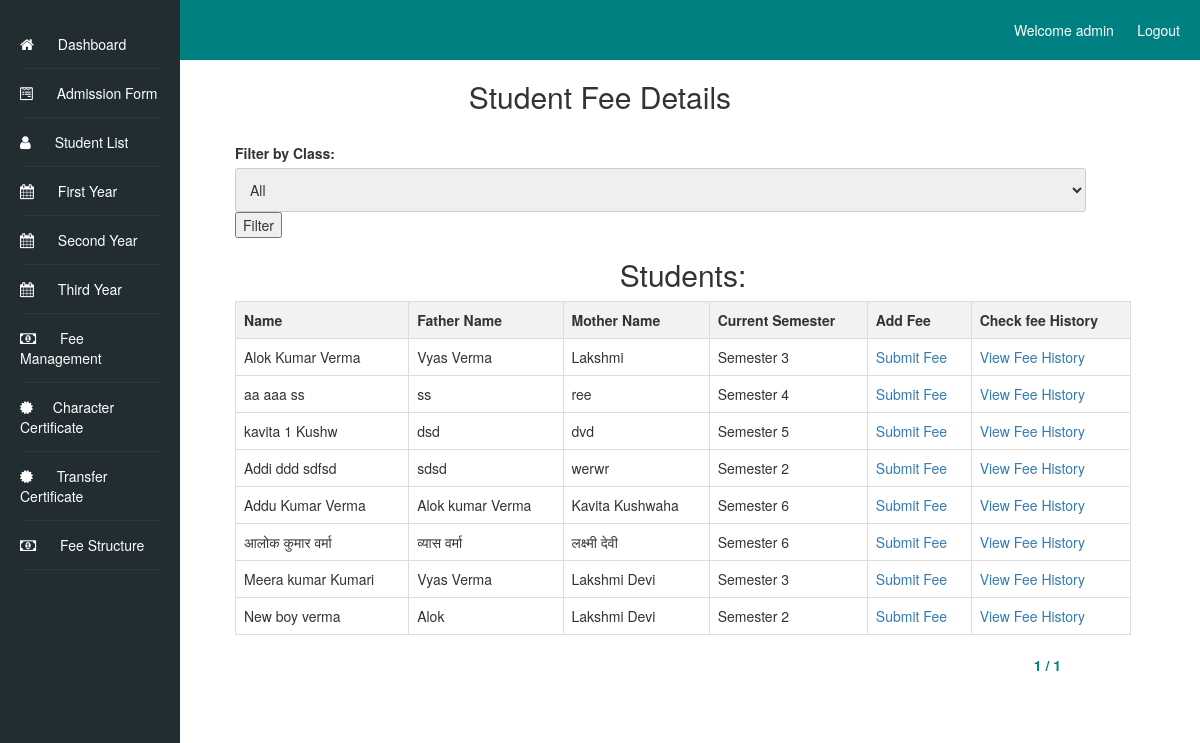
Page /fee_management/fee/ (signed in) on the committed database.
### admissionapp/models.py (models this page shows, shortened)
class AdmissionForm(models.Model):
    first_name = models.CharField(max_length=50)
    middle_name = models.CharField(max_length=50, blank=True,)
    last_name = models.CharField(max_length=50, blank=True,)
    father_name = models.CharField(max_length=100)
    mother_name = models.CharField(max_length=100)
    photo = models.ImageField(upload_to='admission_photos/')
    marks_10th = models.DecimalField(max_digits=5, decimal_places=2)
    marks_12th = models.DecimalField(max_digits=5, decimal_places=2)
    admission_batch = models.CharField(max_length=20)
    school_details_12th = models.TextField()
    school_details_10th = models.TextField()
    address = models.TextField()
    pass_out_year_12th = models.IntegerField()
    pass_out_year_10th = models.IntegerField()
    admission_date = models.DateField()
    caste = models.CharField(max_length=20)
    roll_number_12th = models.CharField(max_length=20)
    roll_number_10th = models.CharField(max_length=20)
    aadhar_number = models.CharField(max_length=12, unique=True)
    mobile_number = models.CharField(max_length=10)
    date_of_birth = models.DateField()
    subjects = models.CharField(max_length=1000)
    registration_number = models.CharField(max_length=20, blank=True)
    current_semester = models.CharField(max_length=20, blank=True)

### fee_management/views.py (the view)
# urls.py: path('fee/', views.fee_detail, name='fee_detail'),
@login_required
def fee_detail(request):
    class_choices = AdmissionForm.objects.values_list('admission_batch', flat=True).distinct()
    selected_class = request.GET.get('class_filter')
    if selected_class:
        class_students = AdmissionForm.objects.filter(admission_batch=selected_class)
    else:
        class_students = AdmissionForm.objects.all()
    page = request.GET.get('page')
    paginator = Paginator(class_students, 20)
    class_students = paginator.get_page(page)
    for student in class_students:
        student_id = student.id
    return render(request, 'fee_management/fee_detail.html', {'class_students': class_students, 'class_choices': class_choices, 'selected_class': selected_class,})

### fee_management/templates/fee_management/fee_detail.html (shortened to what this page needs)
<!DOCTYPE html>
<html lang="en">
<head>
    <link rel="stylesheet" type="text/css" href="/static/styles.css">
    <link rel="stylesheet" href="https://cdnjs.cloudflare.com/ajax/libs/font-awesome/4.7.0/css/font-awesome.min.css">
    <link rel="stylesheet" href="/static/bootstrap.min.css">
</head>
<body>
    <header>
        Welcome {{ user.username }} &nbsp;&nbsp;&nbsp;&nbsp;&nbsp;
        <a href="{% url 'logout' %}?next=/loginapp/logout/">Logout</a>
    </header>
    <h2>Student Fee Details</h2>
    <div class="container-fluid">
        <div class="sidebar">
            <ul class="dashboard_list">
                <li><a href="/dashboard"><i class="fa fa-home" aria-hidden="true"></i> Dashboard</a></li>
                <li><a href="{% url 'admission_form' %}"><i class="fa fa-wpforms" aria-hidden="true"></i> Admission Form</a></li>
                <li><a href="{% url 'student_list' %}"><i class="fa fa-user"></i> Student List</a></li>
                <li><a href="{% url 'first_year' %}"><i class="fa fa-calendar" aria-hidden="true"></i> First Year</a></li>
                <li><a href="{% url 'second_year' %}"><i class="fa fa-calendar" aria-hidden="true"></i> Second Year</a></li>
                <li><a href="{% url 'third_year' %}"><i class="fa fa-calendar" aria-hidden="true"></i> Third Year</a></li>
                <li><a href="{% url 'fee_detail' %}"><i class="fa fa-money" aria-hidden="true"></i> Fee Management</a></li>
                <li><a href="{% url 'student_list_details' %}"><i class="fa fa-certificate" aria-hidden="true"></i>Character Certificate</a></li>
                <li><a href="{% url 'student_list_details_transfer' %}"><i class="fa fa-certificate" aria-hidden="true"></i> Transfer Certificate</a></li>
                <li><a href="{% url 'fee_structure' %}"><i class="fa fa-money" aria-hidden="true"></i> Fee Structure</a></li>
            </ul>
        </div>
        <div class="content">
            <form method="get">
                <label for="class_filter">Filter by Class:</label>
                <select id="class_filter" name="class_filter">
                    <option value="">All</option>
                </select>
                <button type="submit">Filter</button>
            </form>
            {% if class_students %}
            <h2>Students:</h2>
            <table>
                <thead>
                    <tr>
                        <th>Name</th>
                        <th>Father Name</th>
                        <th>Mother Name</th>
                        <th>Current Semester</th>
                        <th>Add Fee</th>
                        <th>Check fee History</th>
                    </tr>
                </thead>
                <tbody>
                    {% for student in class_students %}
                    <tr>
                        <td>{{ student.first_name }} {{ student.middle_name }} {{ student.last_name }} </td>
                        <td>{{ student.father_name }}</td>
                        <td>{{ student.mother_name }}</td>
                        <td>Semester {{ student.current_semester }}</td>
                        <td><a href="{% url 'fee_submission' student.id %}">Submit Fee</a></td>
                        <td><a href="{% url 'fee_history' student.id %}">View Fee History</a></td>
                    </tr>
                    {% endfor %}
                </tbody>
            </table>
            {% else %}
            <p>No students found.</p>
            {% endif %}
            <div class="pagination">
                <span class="step-links">
                    <span class="current-page">{{ class_students.number }} / {{ class_students.paginator.num_pages }}</span>
                </span>
            </div>
        </div>
    </div>
</body>
</html>

### static/styles.css (style rules this page uses)
label { display: block; font-weight: bold; }
input[type="text"], input[type="date"], input[type="file"], input[type="number"], textarea, select { width: 95%; padding: 10px; border: 1px solid #ccc; border-radius: 3px; font-size: 16px; }
a { text-decoration: none; color: #007bff; }
a[href*="logout"] { float: right; }
h2 { text-align: center; }
.sidebar { width: 20%; background-color: #333; color: #fff; padding: 20px; position: fixed; top: 0; left: 0; height: 100%; }
ul { list-style-type: none; padding: 0; }
ul li a { margin-bottom: 10px; text-decoration: none; color: #fff; }
body { font-family: Arial, sans-serif; margin: 0; padding: 0; background-color: #f4f4f4; }
header { background-color: #008080; color: #fff; padding: 20px 10px; text-align: right; }
header a { color: #fff; text-decoration: none; margin-right: 10px; }
.sidebar { width: 15%; background-color: #222d32; color: #fff; padding: 20px; position: fixed; top: 0; left: 0; height: 100%; }
.content { width: 80%; padding: 20px; position: relative; left: 200px; }
ul.dashboard_list li { padding: 14px 0px; border-bottom: 1px solid #333; }
ul li a { margin-bottom: 10px; text-decoration: none; color: #fff; font-size: 14px; }
ul.dashboard_list li a i { font-size: 15px; padding-right: 20px; }
.pagination { text-align: right; margin-right: 70px !important; display: block !important; }
span.current-page { color: #008080; font-weight: bold; }

### fee_management/templates/fee_management/fee_detail.html (style rules this page uses)
table { width: 100%; border-collapse: collapse; }
th, td { border: 1px solid #dddddd; text-align: left; padding: 8px; }
th { background-color: #f2f2f2; }

### rows in the picture
AdmissionForm: first_name "Alok", middle_name "Kumar", last_name "Verma", father_name "Vyas Verma", mother_name "Lakshmi", current_semester "3"
AdmissionForm: first_name "aa", middle_name "aaa", last_name "ss", father_name "ss", mother_name "ree", current_semester "4"
AdmissionForm: first_name "kavita", middle_name "1", last_name "Kushw", father_name "dsd", mother_name "dvd", current_semester "5"
AdmissionForm: first_name "Addi", middle_name "ddd", last_name "sdfsd", father_name "sdsd", mother_name "werwr", current_semester "2"
AdmissionForm: first_name "Addu", middle_name "Kumar", last_name "Verma", father_name "Alok kumar Verma", mother_name "Kavita Kushwaha", current_semester "6"
AdmissionForm: first_name "आलोक", middle_name "कुमार", last_name "वर्मा", father_name "व्यास वर्मा", mother_name "लक्ष्मी देवी", current_semester "6"
AdmissionForm: first_name "Meera", middle_name "kumar", last_name "Kumari", father_name "Vyas Verma", mother_name "Lakshmi Devi", current_semester "3"
AdmissionForm: first_name "New", middle_name "boy", last_name "verma", father_name "Alok", mother_name "Lakshmi Devi", current_semester "2"

### other values in the picture
{{ user.username }} "admin"
{{ class_students.number }} "1"
{{ class_students.paginator.num_pages }} "1"
